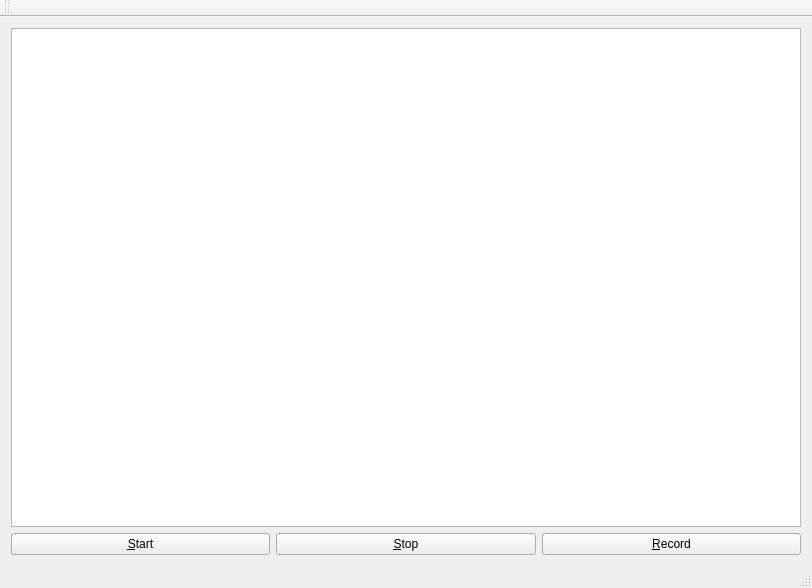
<?xml version="1.0" encoding="UTF-8"?>
<ui version="4.0">
 <class>CRFTagRobot</class>
 <widget class="QMainWindow" name="CRFTagRobot">
  <property name="geometry">
   <rect>
    <x>0</x>
    <y>0</y>
    <width>812</width>
    <height>588</height>
   </rect>
  </property>
  <property name="windowTitle">
   <string>CRFTagRobot</string>
  </property>
  <widget class="QWidget" name="centralWidget">
   <layout class="QGridLayout" name="gridLayout">
    <item row="0" column="0" colspan="3">
     <widget class="Stage" name="graphicsView"/>
    </item>
    <item row="1" column="0">
     <widget class="QPushButton" name="btnStartSimulation">
      <property name="text">
       <string>&amp;Start</string>
      </property>
     </widget>
    </item>
    <item row="1" column="1">
     <widget class="QPushButton" name="btnStopSimulation">
      <property name="text">
       <string>&amp;Stop</string>
      </property>
     </widget>
    </item>
    <item row="1" column="2">
     <widget class="QPushButton" name="btnRecordSimulation">
      <property name="text">
       <string>&amp;Record</string>
      </property>
     </widget>
    </item>
   </layout>
  </widget>
  <widget class="QMenuBar" name="menuBar">
   <property name="geometry">
    <rect>
     <x>0</x>
     <y>0</y>
     <width>812</width>
     <height>21</height>
    </rect>
   </property>
  </widget>
  <widget class="QToolBar" name="mainToolBar">
   <attribute name="toolBarArea">
    <enum>TopToolBarArea</enum>
   </attribute>
   <attribute name="toolBarBreak">
    <bool>false</bool>
   </attribute>
  </widget>
  <widget class="QStatusBar" name="statusBar"/>
 </widget>
 <layoutdefault spacing="6" margin="11"/>
 <customwidgets>
  <customwidget>
   <class>Stage</class>
   <extends>QGraphicsView</extends>
   <header>stage.h</header>
  </customwidget>
 </customwidgets>
 <resources/>
 <connections/>
</ui>
